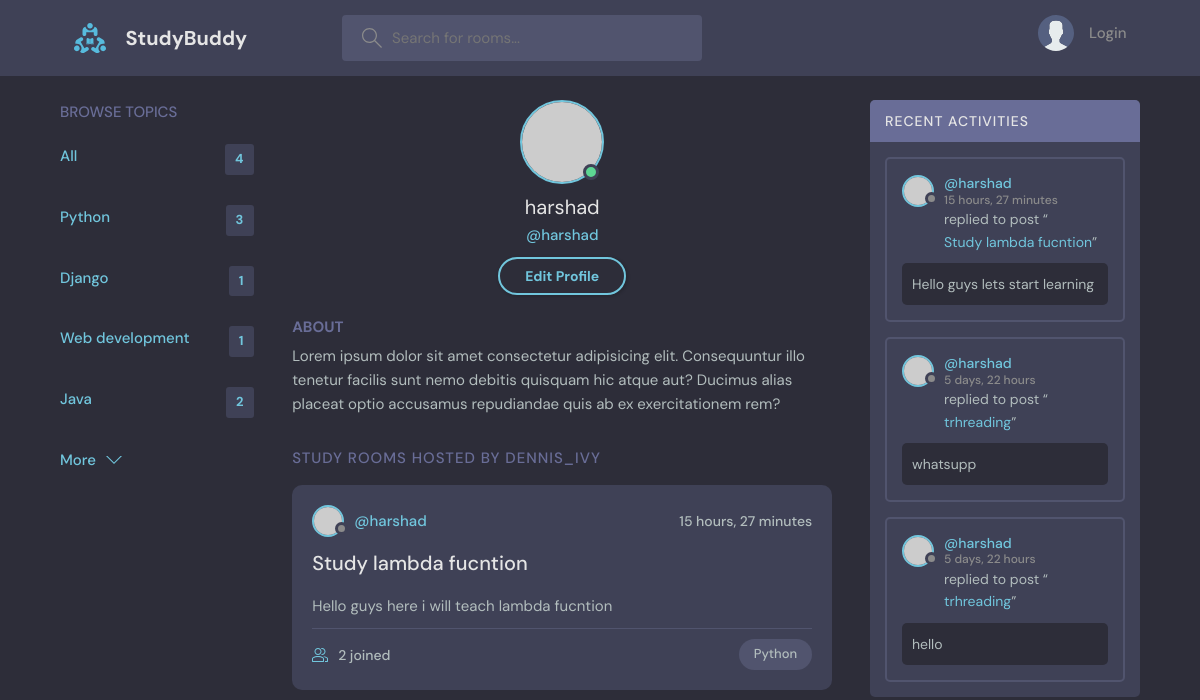
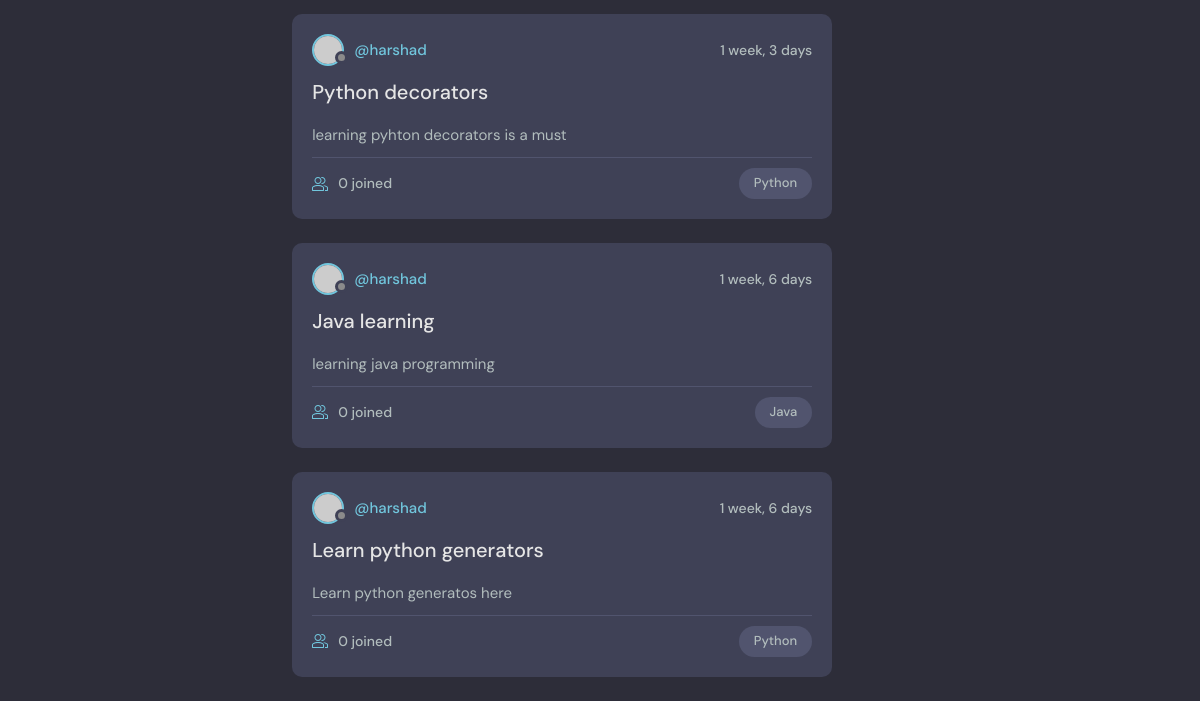
The app's page /profile/1/, older data (2 pictures, top to bottom).
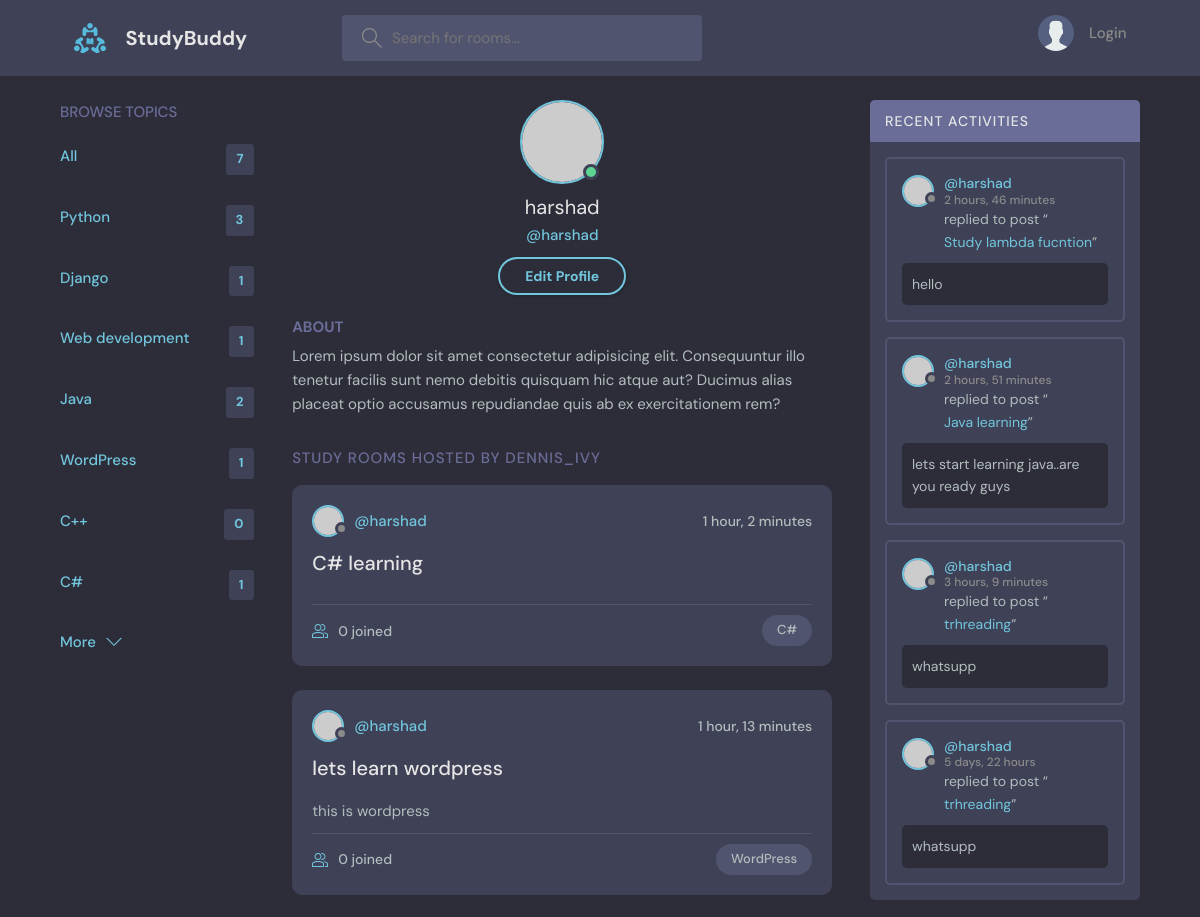
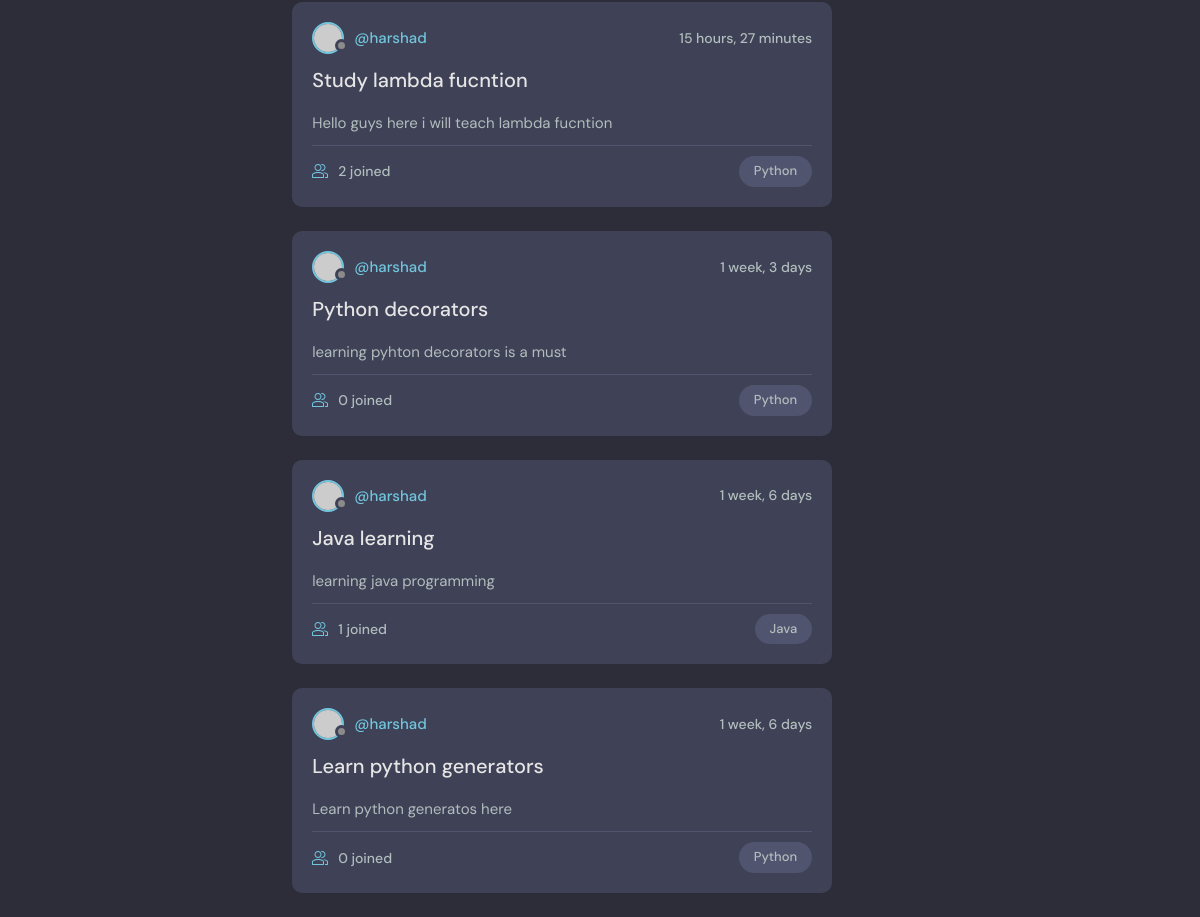
The same page, newer data (2 pictures, top to bottom).
### base/models.py (models this page shows, shortened)
class Topic(models.Model):
    name = models.CharField(max_length=200)

class Room(models.Model):
    host = models.ForeignKey(User,on_delete=models.SET_NULL,null=True)
    topic = models.ForeignKey(Topic,on_delete=models.SET_NULL,null=True)
    name = models.CharField(max_length=200)
    description = models.TextField(null=True,blank=True)
    participants = models.ManyToManyField(User,related_name="participants",blank=True)
    updated = models.DateTimeField(auto_now=True)
    created = models.DateTimeField(auto_now_add=True)
    def __str__(self) -> str:
        return self.name
    class Meta:
        ordering = ["-updated","-created"]

class Message(models.Model):
    user = models.ForeignKey(User,on_delete=models.CASCADE)
    room = models.ForeignKey(Room,on_delete=models.CASCADE)
    body = models.TextField()
    updated = models.DateTimeField(auto_now=True)
    created = models.DateTimeField(auto_now_add=True)
    class Meta:
        ordering = ["-updated","-created"]
    def __str__(self) -> str:
        return self.body[0:50]

### base/views.py (the view)
# urls.py: path('profile/<str:pk>/',views.userProfile,name="user_profile"),
def userProfile(request,pk):
    user = User.objects.get(id=pk)
    rooms = user.room_set.all()
    room_messages = user.message_set.all()
    topics = Topic.objects.all()
    context = {"user":user,"rooms":rooms,"room_messages":room_messages,"topics":topics}
    return render(request,"base/profile.html",context)

### base/templates/base/profile.html
{% extends "main.html" %}
{% block content %}
  <main class="profile-page layout layout--3">
    <div class="container">
      {% include "base/topics_component.html" %}
      <div class="roomList">
        <div class="profile">
          <div class="profile__avatar">
            <div class="avatar avatar--large active">
              <img src="https://randomuser.me/api/portraits/men/11.jpg" />
            </div>
          </div>
          <div class="profile__info">
            <h3>{{ user.username }}</h3>
            <p>@{{ user.username }}</p>
            <a href="edit-user.html" class="btn btn--main btn--pill">Edit Profile</a>
          </div>
          <div class="profile__about">
            <h3>About</h3>
            <p>
              Lorem ipsum dolor sit amet consectetur adipisicing elit. Consequuntur illo tenetur
              facilis sunt nemo debitis quisquam hic atque aut? Ducimus alias placeat optio
              accusamus repudiandae quis ab ex exercitationem rem?
            </p>
          </div>
        </div>
        <div class="roomList__header">
          <div>
            <h2>Study Rooms Hosted by dennis_ivy</a>
            </h2>
          </div>
        </div>
        {% include "base/feed_component.html" %}
      </div>
      {% include "base/activity_component.html" %}
    </div>
  </main>
{% endblock %}

### templates/main.html (shortened to what this page needs)
<!DOCTYPE html>
{% load static %}
<html lang="en">
  <head>
    <link rel="stylesheet" href="{% static 'styles/style.css' %}" />
  </head>
  <body>
    {% include 'navbar.html' %}
    {% block content %}
    {% endblock %}
  </body>
</html>

### templates/navbar.html (shortened to what this page needs)
{% load static %}
<header class="header header--loggedIn">
    <div class="container">
      <a href="{% url 'home'%}" class="header__logo">
        <img src="{% static 'images/logo.svg' %}" />
        <h1>StudyBuddy</h1>
      </a>
      <form class="header__search" method="GET" action="{% url 'home'%}">
        <label>
          <input name="q" placeholder="Search for rooms..." />
        </label>
      </form>
      <nav class="header__menu">
        {% if request.user.is_authenticated %}
        <div class="header__user">
          <a href="profile.html">
            <div class="avatar avatar--medium active">
              <img src="https://randomuser.me/api/portraits/men/37.jpg" />
            </div>
            <p>{{request.user.username}}<span>@{{request.user.username}}</span></p>
          </a>
          <button class="dropdown-button">
            <svg version="1.1" xmlns="http://www.w3.org/2000/svg" width="32" height="32" viewBox="0 0 32 32">
              <title>chevron-down</title>
              <path d="M16 21l-13-13h-3l16 16 16-16h-3l-13 13z"></path>
            </svg>
          </button>
        </div>
        {% else %}
        <a href="{% url 'login' %}">
          <img src="{% static 'images/avatar.svg' %}" />
          <p>Login</p>
        </a>
        {% endif %}
      </nav>
    </div>
  </header>

### base/templates/base/topics_component.html
<div class="topics">
    <div class="topics__header">
      <h2>Browse Topics</h2>
    </div>
    <ul class="topics__list">
        <li>
            <a href="{% url 'home' %}" class="active">All <span>{{ topics.count }}</span></a>
        </li>
        {% for topic in topics %}
        <li>
            <a href="{% url 'home' %}?q={{topic.name}}" class="active">{{topic.name}} <span>{{ topic.room_set.all.count }}</span></a>
          </li>
        {% endfor %}
    </ul>
    <a class="btn btn--link" href="topics.html">
      More
      <svg version="1.1" xmlns="http://www.w3.org/2000/svg" width="32" height="32" viewBox="0 0 32 32">
        <title>chevron-down</title>
        <path d="M16 21l-13-13h-3l16 16 16-16h-3l-13 13z"></path>
      </svg>
    </a>
  </div>

### base/templates/base/feed_component.html (shortened to what this page needs)
{% for room in rooms %}
<div class="roomListRoom">
    <div class="roomListRoom__header">
      <a href="{% url 'user_profile' room.host.id %}" class="roomListRoom__author">
        <div class="avatar avatar--small">
          <img src="https://randomuser.me/api/portraits/women/11.jpg" />
        </div>
        <span>@{{room.host.username}}</span>
      </a>
      <div class="roomListRoom__actions">
        <span>{{ room.created | timesince }}</span>
      </div>
    </div>
    <div class="roomListRoom__content">
      <a href="{% url 'room' room.id %}">{{room.name}}</a>
      <p>
        {{room.description}}
      </p>
    </div>
    <div class="roomListRoom__meta">
      <a href="{% url 'room' room.id %}" class="roomListRoom__joined">
        {{ room.participants.all.count }} joined
      </a>
      <p class="roomListRoom__topic">{{room.topic.name}}</p>
    </div>
  </div>
{% endfor %}

### base/templates/base/activity_component.html (shortened to what this page needs)
<div class="activities">
    <div class="activities__header">
      <h2>Recent Activities</h2>
    </div>
    {% for room_message in room_messages %}
    <div class="activities__box">
      <div class="activities__boxHeader roomListRoom__header">
        <a href="{% url 'user_profile' room_message.user.id %}" class="roomListRoom__author">
          <div class="avatar avatar--small">
            <img src="https://randomuser.me/api/portraits/women/11.jpg" />
          </div>
          <p>
            @{{ room_message.user }}
            <span>{{ room_message.created | timesince}}</span>
          </p>
        </a>
      </div>
      <div class="activities__boxContent">
        <p>replied to post “<a href="room.html">{{ room_message.room }}</a>”</p>
        <div class="activities__boxRoomContent">
            {{ room_message }}
        </div>
      </div>
    </div>
    {% endfor %}
  </div>

Row changes from the older to the newer data that the page shows:
removed Message: user "harshad", created "15 hours, 27 minutes", room "Study lambda fucntion", body "Hello guys lets start learning"
removed Message: user "harshad", created "5 days, 22 hours", room "trhreading", body "hello"
added Topic: name "WordPress", room_set.all.count "1"
added Topic: name "C++", room_set.all.count "0"
added Topic: name "C#", room_set.all.count "1"
added Room: host.username "harshad", created "1 hour, 2 minutes", name "C# learning", participants.all.count "0", topic.name "C#"
added Room: host.username "harshad", created "1 hour, 13 minutes", name "lets learn wordpress", description "this is wordpress", participants.all.count "0", topic.name "WordPress"
computed for Room "Java learning": participants.all.count "0" → "1"
added Message: user "harshad", created "2 hours, 46 minutes", room "Study lambda fucntion", body "hello"
added Message: user "harshad", created "2 hours, 51 minutes", room "Java learning", body "lets start learning java..are you ready guys"
added Message: user "harshad", created "3 hours, 9 minutes", room "trhreading", body "whatsupp"
Text that changed along with them:
{{ topics.count }}: "4" → "7"
